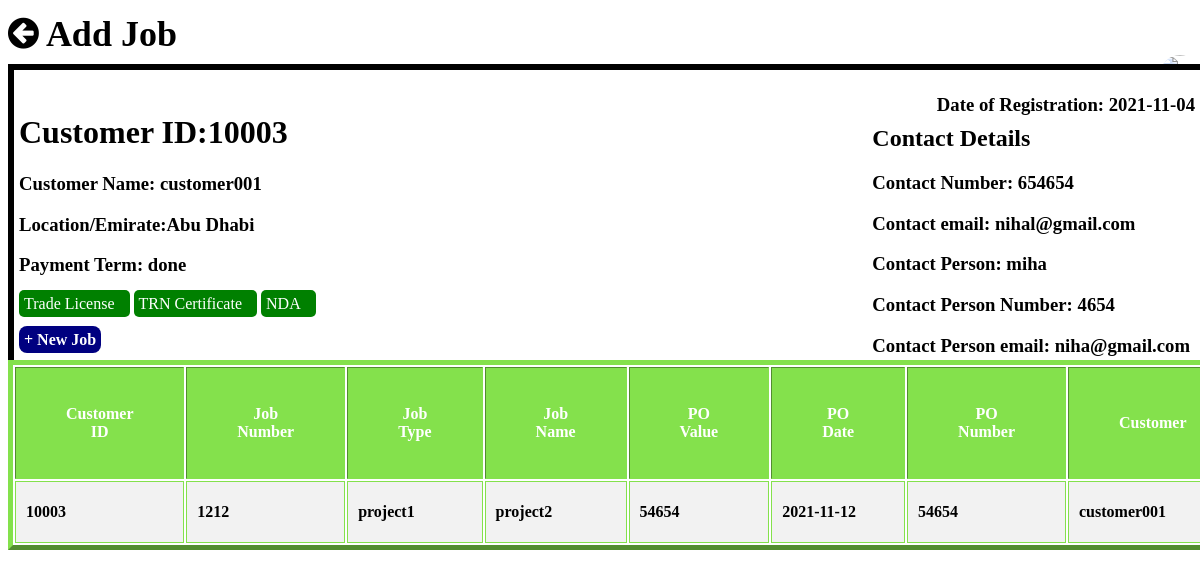
/customer.php?id=10003 (signed in), run on the app's committed database.
### tables this page shows
CREATE TABLE IF NOT EXISTS `registered` (
  `custid` int(15) NOT NULL AUTO_INCREMENT,
  `doreg` varchar(15) NOT NULL,
  `custname` varchar(25) NOT NULL,
  `loca` varchar(15) NOT NULL,
  `tradelic` varchar(100) NOT NULL,
  `trncert` varchar(100) NOT NULL,
  `contactno` varchar(25) NOT NULL,
  `cemail` varchar(25) NOT NULL,
  `cperson` varchar(25) NOT NULL,
  `cpmobile` varchar(25) NOT NULL,
  `cpemail` varchar(25) NOT NULL,
  `nda` varchar(100) NOT NULL,
  `paymentterm` varchar(25) NOT NULL,
  PRIMARY KEY (`custid`)
);

CREATE TABLE IF NOT EXISTS `job` (
  `custid` int(100) NOT NULL,
  `jobnumber` int(10) NOT NULL,
  `jobtype` varchar(25) NOT NULL,
  `jobname` varchar(25) NOT NULL,
  `povalue` varchar(25) NOT NULL,
  `podate` varchar(25) NOT NULL,
  `ponumber` varchar(25) NOT NULL,
  `customer` varchar(25) NOT NULL,
  `saleconsultant` varchar(25) NOT NULL,
  `primarysale` varchar(25) NOT NULL,
  `joblocation` varchar(25) NOT NULL,
  `creationdate` varchar(25) NOT NULL,
  `invoicebasedonpv` varchar(6) NOT NULL,
  `profit` varchar(25) NOT NULL,
  `deliverydetail` varchar(25) NOT NULL,
  `invoicedetail` varchar(25) NOT NULL,
  `paymentterms` varchar(25) NOT NULL,
  `isclosed` varchar(6) NOT NULL,
  `jobcomcerbycust` varchar(6) NOT NULL,
  `prjinchr` varchar(25) NOT NULL,
  `adminchr` varchar(25) NOT NULL,
  `totaldeliverycost` varchar(25) NOT NULL,
  `totalexpense` varchar(25) NOT NULL,
  `totallabourcost` varchar(25) NOT NULL,
  `totalinvoice` varchar(25) NOT NULL,
  `totalrunningcost` varchar(25) NOT NULL,
  `totalLPOssent` varchar(25) NOT NULL,
  `estlabourcost` varchar(25) NOT NULL,
  `estpurchase` varchar(25) NOT NULL,
  `estotherexpense` varchar(25) NOT NULL,
  `runningprofitval` varchar(25) NOT NULL,
  `prjstdateplan` varchar(25) NOT NULL,
  `prjstdateact` varchar(25) NOT NULL,
  `prjcomdateplan` varchar(25) NOT NULL,
  `prjcomdateact` varchar(25) NOT NULL,
  `amcreqrennoti` varchar(6) NOT NULL
);

### customer.php (the view, shortened to what this page needs)
<?php
include('connection.php');
$id=$_GET['id'];
$sql=mysqli_query($conn,"select*from registered where custid='$id'");
while($row1=mysqli_fetch_array($sql))
{
    $id=$row1['custid'];
    echo"<link rel='stylesheet' href='https://cdnjs.cloudflare.com/ajax/libs/font-awesome/4.7.0/css/font-awesome.min.css'>
    <style>
        .button{
            background-color:green;
            text-align:center;
            padding:5px;
            color:white;
            text-decoration:none;
            border-radius:5px;
        }
        .button:hover{
            box-shadow:0 0 50px 10px green;
        }
        #reg:hover{
            box-shadow:0 0 50px 10px navy;
        }
    </style>
    <h1 class='a' style=' float:left;margin-top:5px;position:fixed;color:black;font-size:36px;font-weight:bold;'><a href='job.php' style='text-decoration:none; color:black;'><i class='fa fa-arrow-circle-left' aria-hidden='true'></i></a> Add Job  <a style='float:right; margin-left:1100px;' href='custtermination.php?id=$id'><img src='image/bin.png' style='width:40px; border-radius:50px';></a></h1><br><br><br>
    <form style='padding:5px;border: 6px solid black;position: fixed;top: 8%;width: 98%;background-color:white;'>
    <h3 style='float:right;margin-top:px;'>Date of Registration: $row1[doreg]</h3><br>
     <h1>Customer ID:$row1[custid]</h1>
     <h3>Customer Name: $row1[custname]</h3>
     <h3>Location/Emirate:$row1[loca]</h3>
     <div style='position:absolute;right:10px;top:35px;'>
     <h2>Contact Details</h2>
     <h3>Contact Number: $row1[contactno]</h3>
     <h3>Contact email: $row1[cemail]</h3>
     <h3>Contact Person: $row1[cperson]</h3>
     <h3>Contact Person Number: $row1[cpmobile]</h3>
     <h3>Contact Person email: $row1[cpemail]</h3>
     </div>
     <h3>Payment Term: $row1[paymentterm]</h3>
     <a class='button' style='padding-right:15px;' href='$row1[tradelic]'>Trade License</a>
     <a class='button' style='padding-right:15px;' href='$row1[trncert]'>TRN Certificate</a>
     <a class='button' style='padding-right:15px;' href='$row1[nda]'>NDA</a><br>
     <br><a id='reg' style='background-color:navy; padding:5px;color:white;text-decoration:none;border-radius:8px;font-weight:bold;' href='add.php?id=$id'>+ New Job</a><br><br>
     </form>";
}
$sql=mysqli_query($conn,"select*from job where custid='$id'");
echo "<table border style='position:absolute;top: 360px;z-index:2;background-color:white;'>
<th>Customer ID</th>
<th>Job Number</th>
<th>Job Type</th>
<th>Job Name </th>
<th>PO Value </th>
<th>PO Date </th>
<th>PO Number</th>
<th>Customer</th>
<th>Sale Consultant</th>
<th>Primary Sale </th>
<th>Job Location</th>
<th>Creation Date</th>
<th>In Voice Based On Po Value</th>
<th>Profit </th>
<th>Delivery Detail</th>
<th>Invoice Detail</th>
<th>Payment Terms</th>
<th>Is Closed </th>
<th>Job Completion Certified By Customer</th>
<th>Project In Charge</th>
<th>Admin In Charge</th>
<th>Total Delivary Cost</th>
<th>Total Expenses</th>
<th>Total Labour Cost</th>
<th>Total Invoiced</th>
<th>Total Running Cost</th>
<th>Total LPOs Sent</th>
<th>Estimated Labour Cost</th>
<th>Estimated Purchase </th>
<th>Estimated Other Expenses </th>
<th>Running Profit Value</th>
<th>Project Start Date Planned </th>
<th>Project Start Date Actual</th>
<th>Project Complition Date Actual</th>
<th>Project Complition Date Planned</th>
<th>AMC_Required Renewal Notification</th>
<th>Edit</th>
<th>Remove</th>";
while($row=mysqli_fetch_array($sql))
{
    echo"</tr><td>"
    . $row['custid'] . "</td><td>". $row['jobnumber'] . "</td><td>". $row['jobtype'] . "</td><td>". $row['jobname'] . "</td><td>". $row['povalue'] . "</td><td>". $row['podate'] . "</td><td>"
    . $row['ponumber'] . "</td><td>". $row['customer'] . "</td><td>". $row['saleconsultant'] . "</td><td>". $row['primarysale'] . "</td><td>". $row['joblocation'] . "</td><td>"
    . $row['creationdate'] . "</td><td>". $row['invoicebasedonpv'] . "</td><td>". $row['profit'] . "</td><td>". $row['deliverydetail'] . "</td><td>". $row['invoicedetail'] . "</td><td>". $row['prjcomdateact'] . "</td><td>"
    . $row['isclosed'] . "</td><td>". $row['jobcomcerbycust'] . "</td><td>". $row['prjinchr'] . "</td><td>". $row['adminchr'] . "</td><td>". $row['totaldeliverycost'] . "</td><td>"
    . $row['totalexpense'] . "</td><td>". $row['totallabourcost'] . "</td><td>". $row['totalinvoice'] . "</td><td>". $row['totalrunningcost'] . "</td><td>". $row['totalLPOssent'] . "</td><td>"
    . $row['estlabourcost'] . "</td><td>". $row['estpurchase'] . "</td><td>". $row['estotherexpense'] . "</td><td>". $row['runningprofitval'] . "</td><td>". $row['prjstdateplan'] . "</td><td>"
    . $row['prjstdateact'] . "</td><td>". $row['prjcomdateplan'] . "</td><td>". $row['prjcomdateact'] . "</td><td>". $row['amcreqrennoti'] . "</td><td><a href='edit.php?id=$row[jobnumber]'><img src='image/pen.png' style='width:40px;float: right;padding-right:30px; border-radius:50px';><br></td><td><a href='deletecust.php?del=$row[jobnumber]&&id=$row[custid]'><img src='image/bin.png' style='width:40px;padding-left:30px; border-radius:50px';><br></td></tr>";
};
?>
<html>
    <head>
</head>
</html>

### customer.php (style rules this page uses)
.button { background-color:green; text-align:center; padding:5px; color:white; text-decoration:none; border-radius:5px; }
table { border-width:5px; border-color:#84E14C ; }
td { padding:10px; border: 1px solid #84E14C; font-weight:bold; }
th { background-color:#84E14C ; color:white; text-align:center; padding-left:50px; padding-right:50px; padding-bottom:1px; padding-top:1px; }

### data on the page
registered: doreg "2021-11-04", custid "10003", custname "customer001", loca "Abu Dhabi", contactno "654654", cemail "nihal@gmail.com", cperson "miha", cpmobile "4654", cpemail "niha@gmail.com", paymentterm "done"
job: custid "10003", jobnumber "1212", jobtype "project1", jobname "project2", povalue "54654", podate "2021-11-12", ponumber "54654", customer "customer001"
